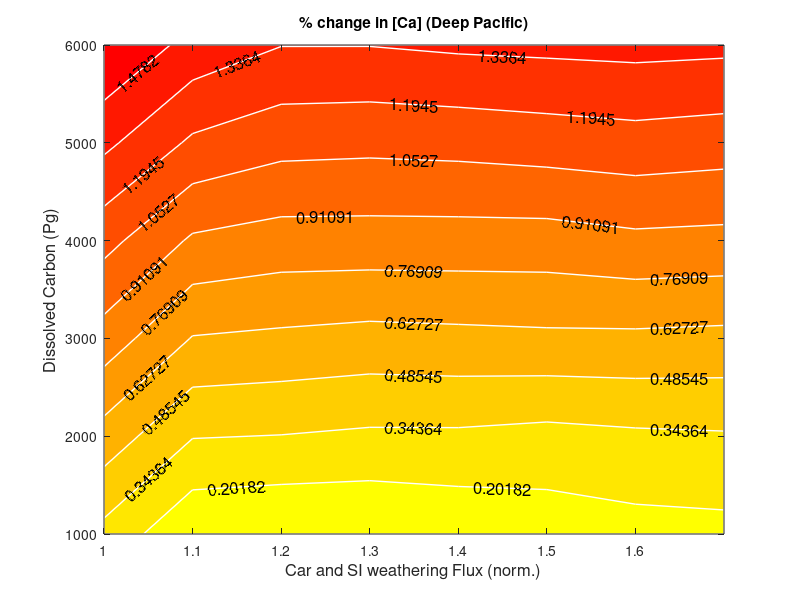

The MATLAB source for this figure:
%clear all all;
Fin = [1:0.1:1.7];
diss =[1000:1000:6000];
Cachng = csvread('BothchangeCA.csv');
Ca = Cachng;
figure(1)
[Fin,diss]=contourf(Fin,diss,Ca,'w','LineWidth',1);
b=autumn;
z=sortrows(b,-2);
colormap(z)
xlabel('Car and SI weathering Flux (norm.)','FontSize',12);
%set(gca,'XTickLabel','FontSize',14)
ylabel('Dissolved Carbon (Pg)','FontSize',12);
%zlabel('fgds');
clabel(Fin,diss,'FontSize',12)
title('% change in [Ca] (Deep Pacific)')
